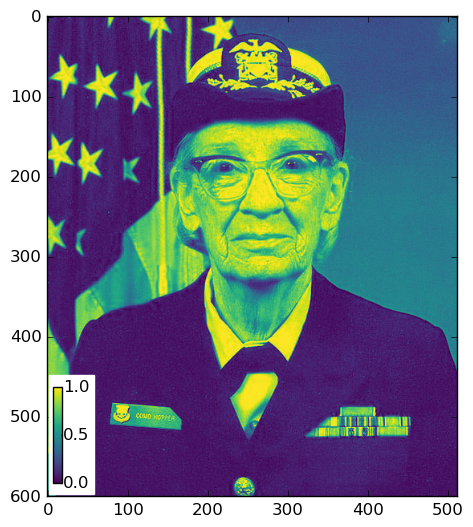

Write Python code to recreate this figure.
"""
Draw the example used in the README file.
"""

# Standard library modules.

# Third party modules.
import numpy as np
import matplotlib.pyplot as plt
import matplotlib.cbook as cbook

# Local modules.
from matplotlib_colorbar.colorbar import ColorBar

# Globals and constants variables.


plt.figure()
data = np.array(plt.imread(cbook.get_sample_data('grace_hopper.png')))
mappable = plt.imshow(data[..., 0], cmap='viridis')
colorbar = ColorBar(mappable, location='lower left')
colorbar.set_ticks([0.0, 0.5, 1.0])
plt.gca().add_artist(colorbar)
plt.savefig('example1.png', bbox_inches='tight')
